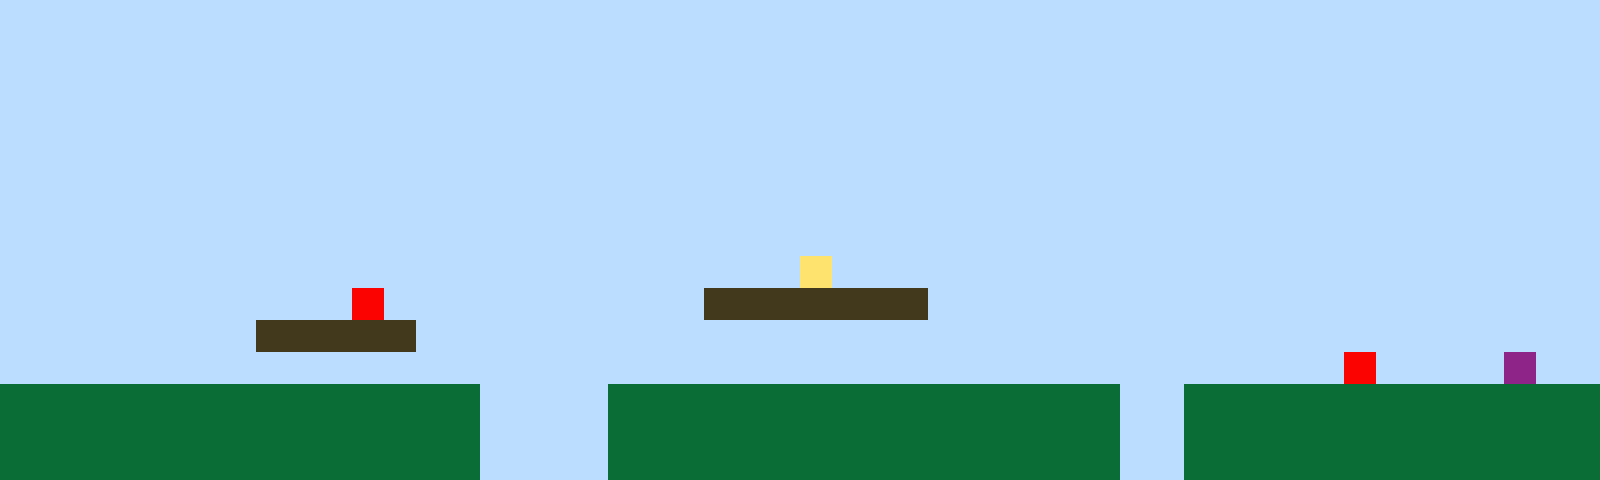

Below is a game level as drawn by its tile map, then a one-line description and the .tmx file that defines it, in full:
An orthogonal 50x15 tile map with 32x32 px tiles, 1 tile layer (Tile Layer 1).

<map version="1.10" tiledversion="1.11.2" orientation="orthogonal" renderorder="right-up" width="50" height="15" tilewidth="32" tileheight="32" infinite="0" nextlayerid="2" nextobjectid="1"><editorsettings><export target="map1.csv" format="csv" /></editorsettings><tileset firstgid="1" name="sprites" tilewidth="32" tileheight="32" tilecount="6" columns="3"><image source="sprites.png" width="96" height="64" /></tileset><layer id="1" name="Tile Layer 1" width="50" height="15"><data encoding="csv">1,1,1,1,1,1,1,1,1,1,1,1,1,1,1,1,1,1,1,1,1,1,1,1,1,1,1,1,1,1,1,1,1,1,1,1,1,1,1,1,1,1,1,1,1,1,1,1,1,1,1,1,1,1,1,1,1,1,1,1,1,1,1,1,1,1,1,1,1,1,1,1,1,1,1,1,1,1,1,1,1,1,1,1,1,1,1,1,1,1,1,1,1,1,1,1,1,1,1,1,1,1,1,1,1,1,1,1,1,1,1,1,1,1,1,1,1,1,1,1,1,1,1,1,1,1,1,1,1,1,1,1,1,1,1,1,1,1,1,1,1,1,1,1,1,1,1,1,1,1,1,1,1,1,1,1,1,1,1,1,1,1,1,1,1,1,1,1,1,1,1,1,1,1,1,1,1,1,1,1,1,1,1,1,1,1,1,1,1,1,1,1,1,1,1,1,1,1,1,1,1,1,1,1,1,1,1,1,1,1,1,1,1,1,1,1,1,1,1,1,1,1,1,1,1,1,1,1,1,1,1,1,1,1,1,1,1,1,1,1,1,1,1,1,1,1,1,1,1,1,1,1,1,1,1,1,1,1,1,1,1,1,1,1,1,1,1,1,1,1,1,1,1,1,1,1,1,1,1,1,1,1,1,1,1,1,1,1,1,1,1,1,1,1,1,1,1,1,1,1,1,1,1,1,1,1,1,1,1,1,1,1,1,1,1,1,1,1,1,1,1,1,1,1,1,1,1,1,1,1,1,1,1,1,1,1,1,1,1,1,1,1,1,1,1,1,1,1,1,1,1,1,1,1,1,1,1,1,1,1,1,1,1,1,1,1,1,1,1,1,1,1,1,1,1,1,1,1,1,1,1,1,1,1,1,1,1,1,1,1,1,1,1,1,1,1,1,1,1,1,1,1,1,1,1,1,1,1,1,1,1,1,1,1,1,1,1,1,1,1,1,1,1,1,1,4,1,1,1,1,1,1,1,1,1,1,1,1,1,1,1,1,1,1,1,1,1,1,1,1,1,1,1,1,1,1,1,1,1,1,1,5,1,1,1,1,1,1,1,1,1,1,3,3,3,3,3,3,3,1,1,1,1,1,1,1,1,1,1,1,1,1,1,1,1,1,1,1,1,1,1,1,1,1,1,1,1,1,3,3,3,3,3,1,1,1,1,1,1,1,1,1,1,1,1,1,1,1,1,1,1,1,1,1,1,1,1,1,1,1,1,1,1,1,1,1,1,1,1,1,1,1,1,1,1,1,1,1,1,1,1,1,1,1,1,1,1,1,1,1,1,1,1,1,1,1,1,1,1,1,1,1,1,1,1,1,1,1,1,1,1,1,5,1,1,1,1,6,1,1,2,2,2,2,2,2,2,2,2,2,2,2,2,2,2,1,1,1,1,2,2,2,2,2,2,2,2,2,2,2,2,2,2,2,2,1,1,2,2,2,2,2,2,2,2,2,2,2,2,2,2,2,2,2,2,2,2,2,2,2,2,2,2,2,2,1,1,1,1,2,2,2,2,2,2,2,2,2,2,2,2,2,2,2,2,1,1,2,2,2,2,2,2,2,2,2,2,2,2,2,2,2,2,2,2,2,2,2,2,2,2,2,2,2,2,1,1,1,1,2,2,2,2,2,2,2,2,2,2,2,2,2,2,2,2,1,1,2,2,2,2,2,2,2,2,2,2,2,2,2</data></layer></map>
